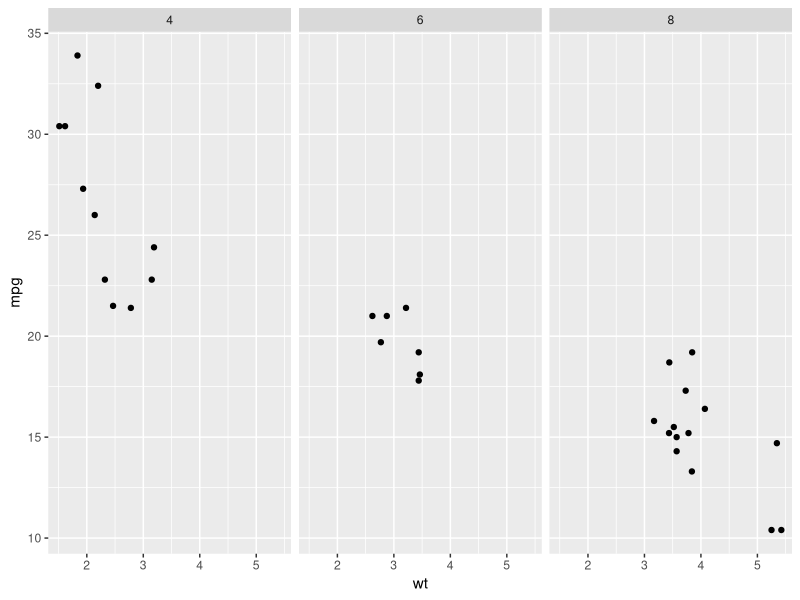
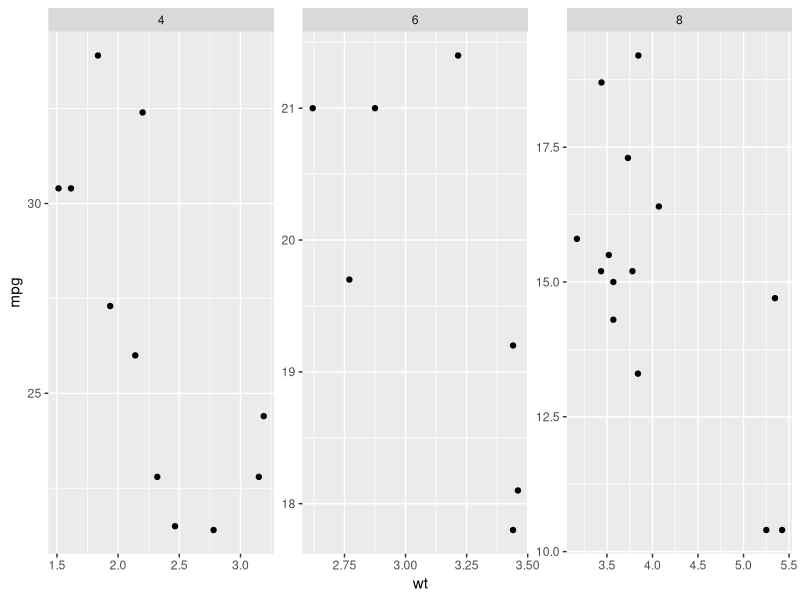
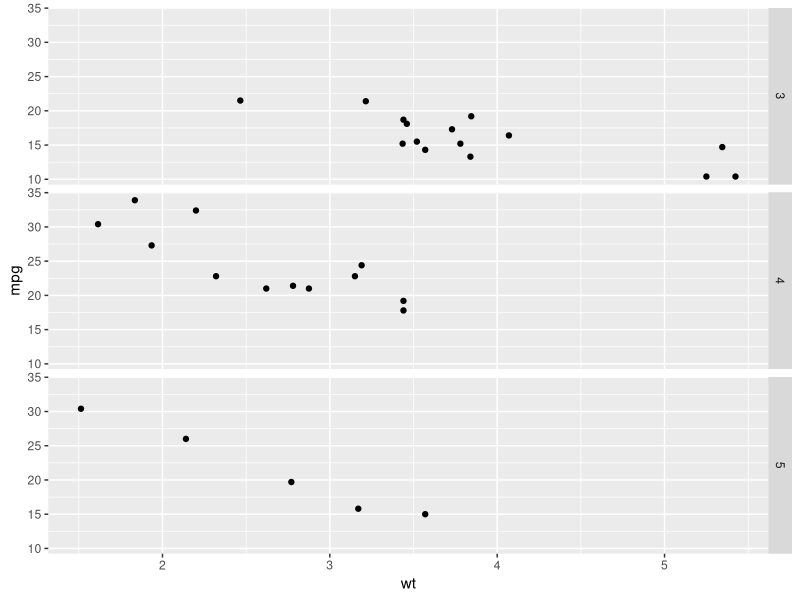
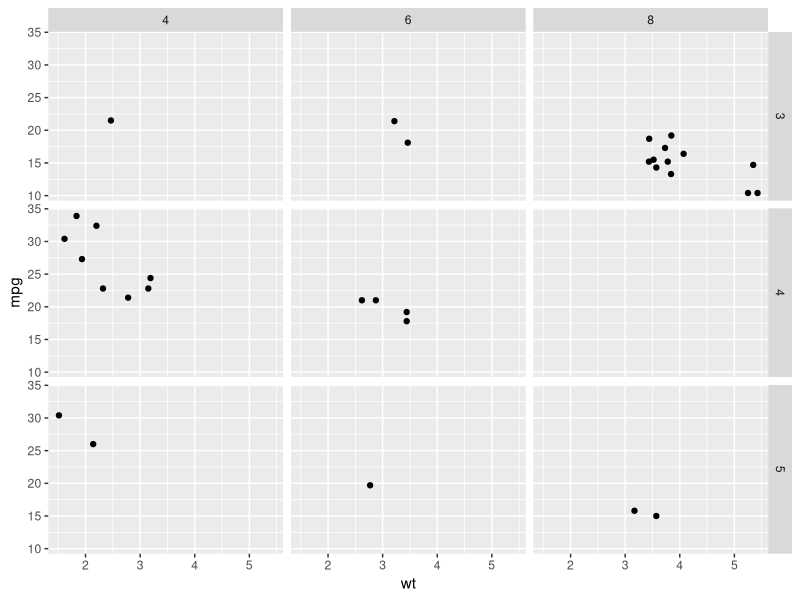
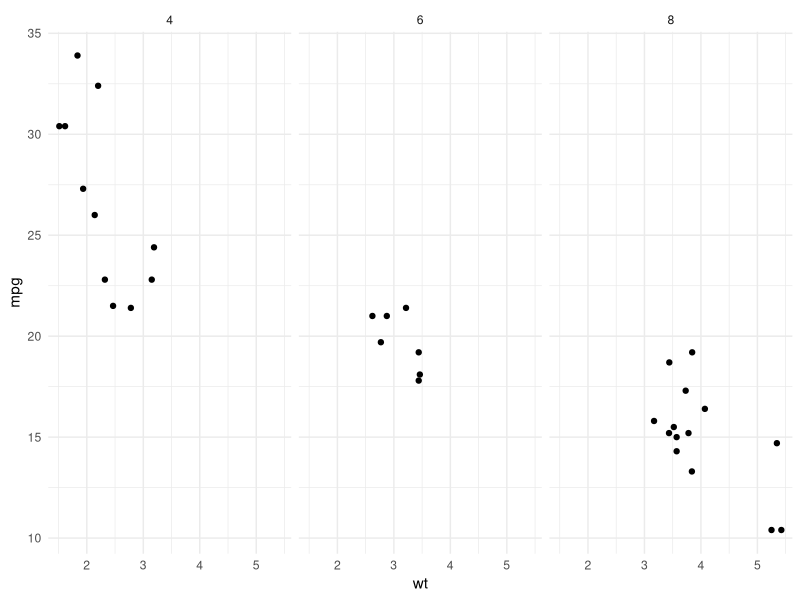

Recreate these plots in R, in order.
## ---- chunk 1
    # import ggplot2 library
      library(ggplot2)
    # create a scatter plot with facets
    ggplot(data = mtcars) +
      geom_point(mapping = aes(x = wt, y = mpg)) +
      facet_wrap(~cyl)

## ---- chunk 2
    # create a scatter plot with customized facet scales
    ggplot(data = mtcars) +
      geom_point(mapping = aes(x = wt, y = mpg)) +
      facet_wrap(~cyl, scales = "free")

## ---- chunk 3
library(ggplot2)
ggplot(data = mtcars) +
  geom_point(mapping = aes(x = wt, y = mpg)) +
  facet_grid(rows = vars(gear))

## ---- chunk 4
ggplot(data = mtcars) +
  geom_point(mapping = aes(x = wt, y = mpg)) +
  facet_grid(rows = vars(gear), cols = vars(cyl))

## ---- chunk 5
ggplot(data = mtcars) +
geom_point(mapping = aes(x = wt, y = mpg)) +
facet_wrap(~cyl) +
theme_minimal()
